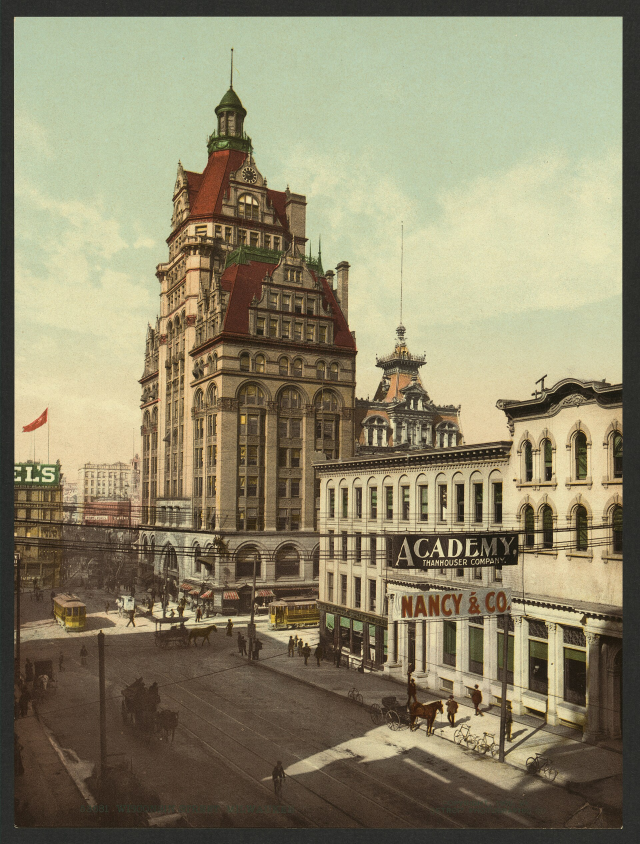
#> input picture episodes/en-roosevelt-bullet-speech/img/bg_1.jpg, 1920 x 2532 px (shown at 1/3 size)
$ python gorsel.py
#> lines starting #> are read from the running program, lines starting #| are printed output that depends on the picture
"""en-roosevelt-bullet-speech görselleri: python episodes/en-roosevelt-bullet-speech/gorsel.py
Ham indirmeler img/ içinde (bg_1, kanit_1, kanit_2, kanit_3); kaynaklar/lisanslar yaml sources + RAPOR.
"""
from pathlib import Path
import numpy as np
from PIL import Image, ImageEnhance, ImageFilter, ImageOps

H = Path(__file__).resolve().parent / "img"

# arka plan: LOC Photochrom (c.1900), siyah kenar/yazı dışı; teller ve tabelalar altta kalır -> üst kare kırpım
bg = Image.open(H / "bg_1.jpg").convert("RGB")
#> bg is the input picture: PIL image 1920x2532 RGB; mean R, G, B 141.2, 134.3, 107.2
bg = bg.crop((211, 56, 1732, 1577)).resize((1080, 1080), Image.LANCZOS)
#> bg: PIL image 1080x1080 RGB
bg = ImageEnhance.Color(bg).enhance(0.75)
bg = ImageEnhance.Brightness(bg).enhance(0.80)
bg.save(H / "bg.jpg", quality=93)

# kanıt 1: Roosevelt şapkasını kaldırıyor (960x1115) -> 960x725 üst kısım -> 1080x816
k1 = Image.open(H / "kanit_1.jpg").convert("RGB").crop((0, 10, 960, 735)).resize((1080, 816), Image.LANCZOS)
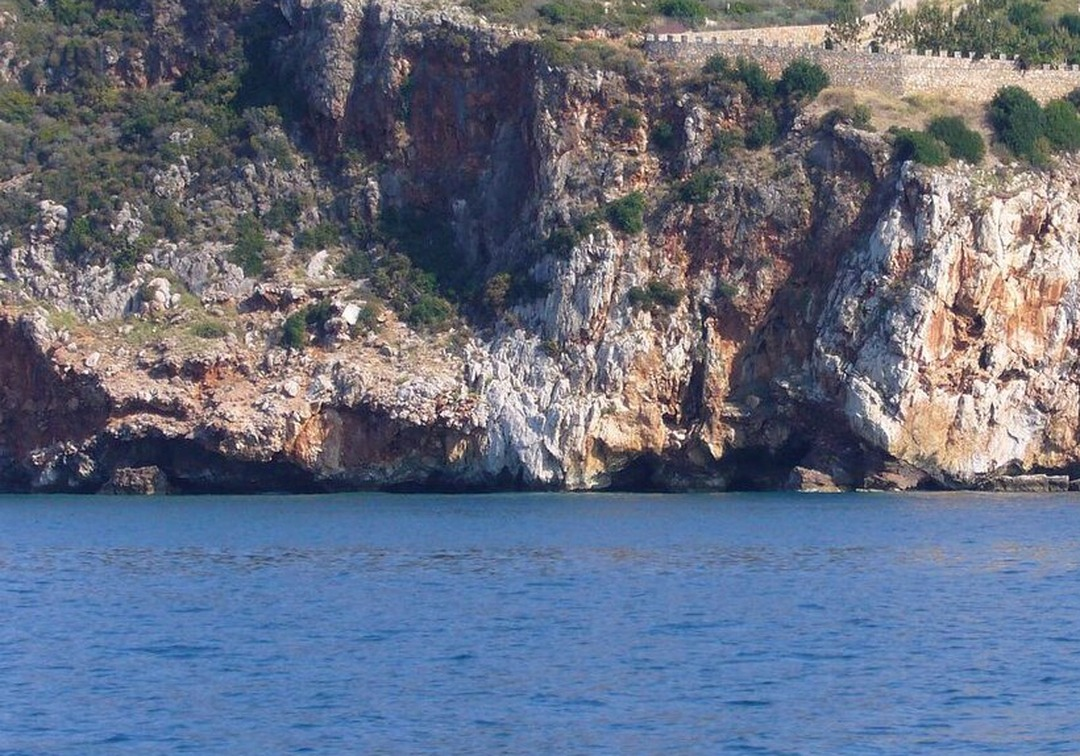
#> input picture episodes/alanya-adam-atacagi/img/kanit_1.jpg, 1080 x 756 px, found by its file name
k1.save(H / "ev_1.jpg", quality=94)

# kanıt 3 (ilk kanıt): Bain 1912 fotoğrafı, delikli konuşma sayfaları (715x465) -> 1080x702; alt yazı ve yüz dışarıda; yalnız autocontrast
k3 = Image.open(H / "kanit_3.jpg").convert("RGB").crop((1015, 1340, 1730, 1805)).resize((1080, 702), Image.LANCZOS)
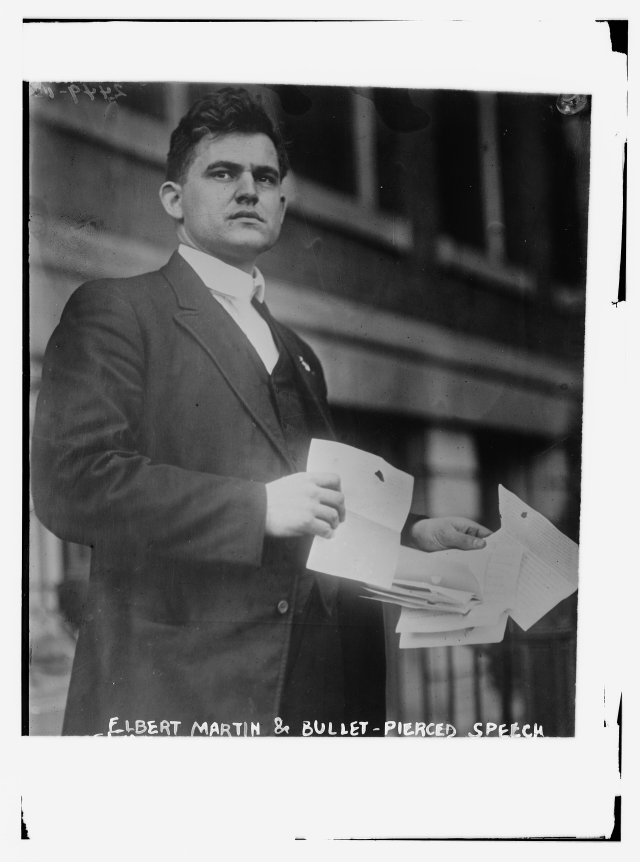
#> input picture episodes/en-roosevelt-bullet-speech/img/kanit_3.jpg, 1920 x 2585 px (shown at 1/3 size)
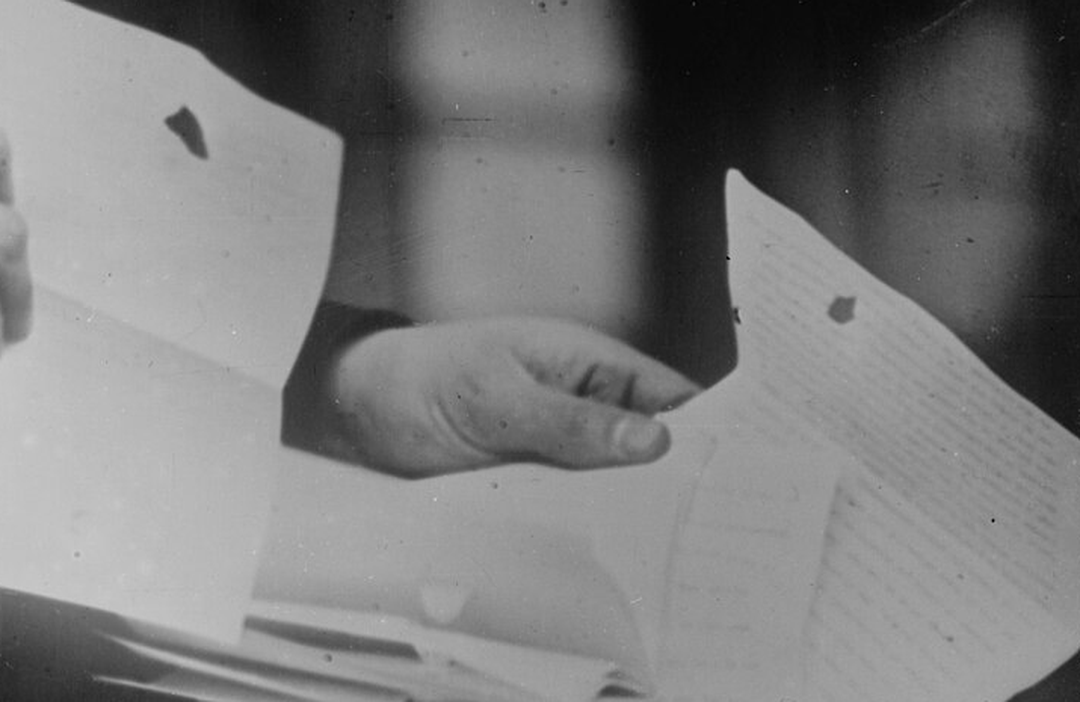
#> k3: PIL image 1080x702 RGB; min 0, max 210, mean 123.3
ImageOps.autocontrast(k3, cutoff=1).save(H / "ev_3.jpg", quality=94)
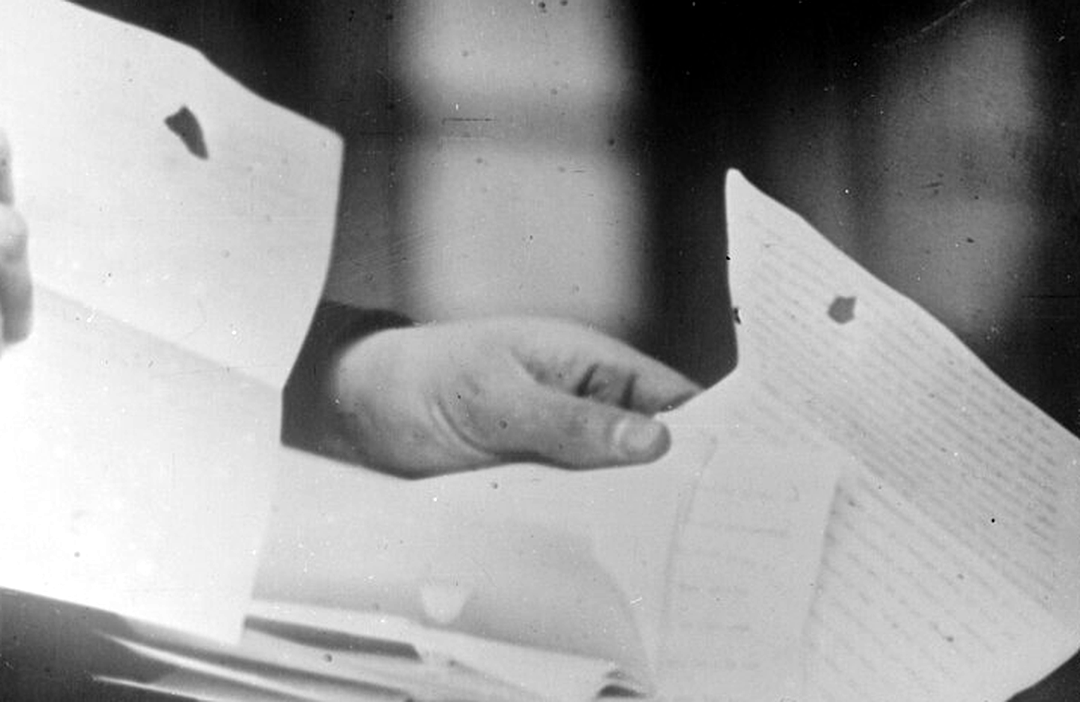
#> saved as ev_3.jpg: PIL image 1080x702 RGB; min 0, max 255, mean 156.1

# kanıt 2 (son kare): delinmiş çelik gözlük kutusu (750x750 kolajın alt yarısı, kolaj kenarlığı içeride bırakıldı) -> 1080 genişlik.
# Kaynak fotoğraf aşırı işlenmiş (sarı-mavi renk sapması, patlak ışık); siyah-beyaza çevrilir, autocontrast + gama, hafif blur (JPEG blokları)
c = Image.open(H / "kanit_2.jpg").convert("RGB").crop((102, 436, 656, 714))
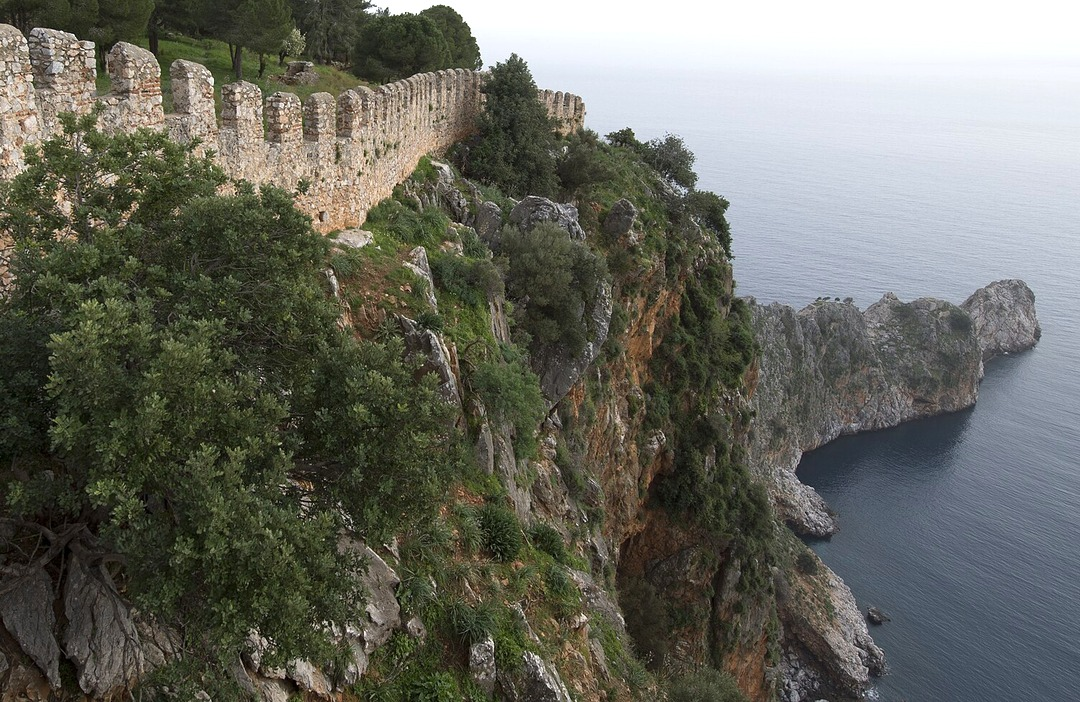
#> input picture episodes/alanya-adam-atacagi/img/kanit_2.jpg, 1080 x 702 px, found by its file name
c = c.resize((1080, int(1080 * 278 / 554)), Image.LANCZOS).convert("L")
#> c: PIL image 1080x541 L
c = ImageOps.autocontrast(c, cutoff=0.1)
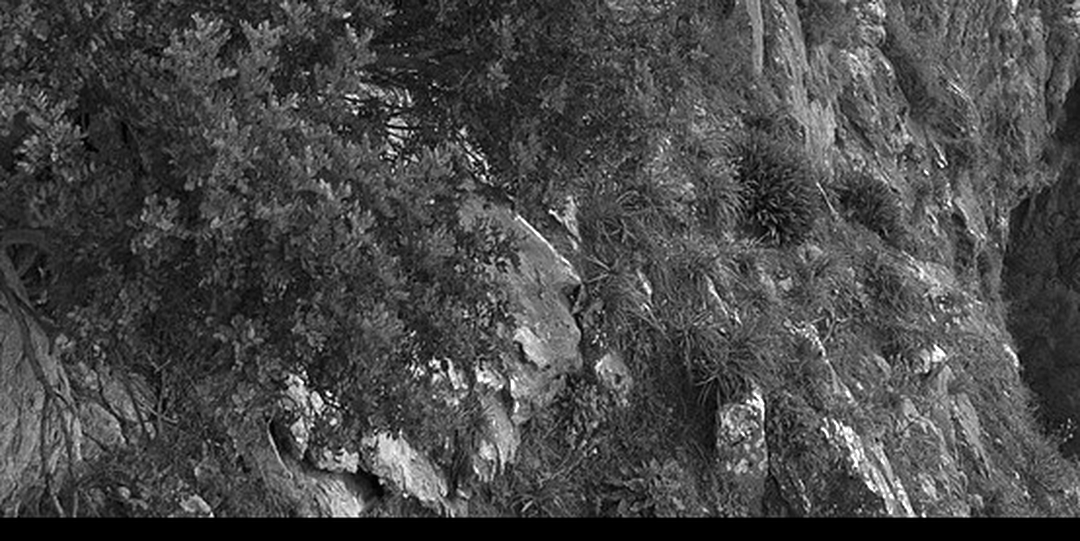
#> c: PIL image 1080x541 L; min 0, max 255, mean 72.9
c = Image.eval(c, lambda v: int(255 * (v / 255) ** 0.95)).filter(ImageFilter.GaussianBlur(0.9)).convert("RGB")
#> c: PIL image 1080x541 RGB
c.save(H / "ev_2.jpg", quality=94)
